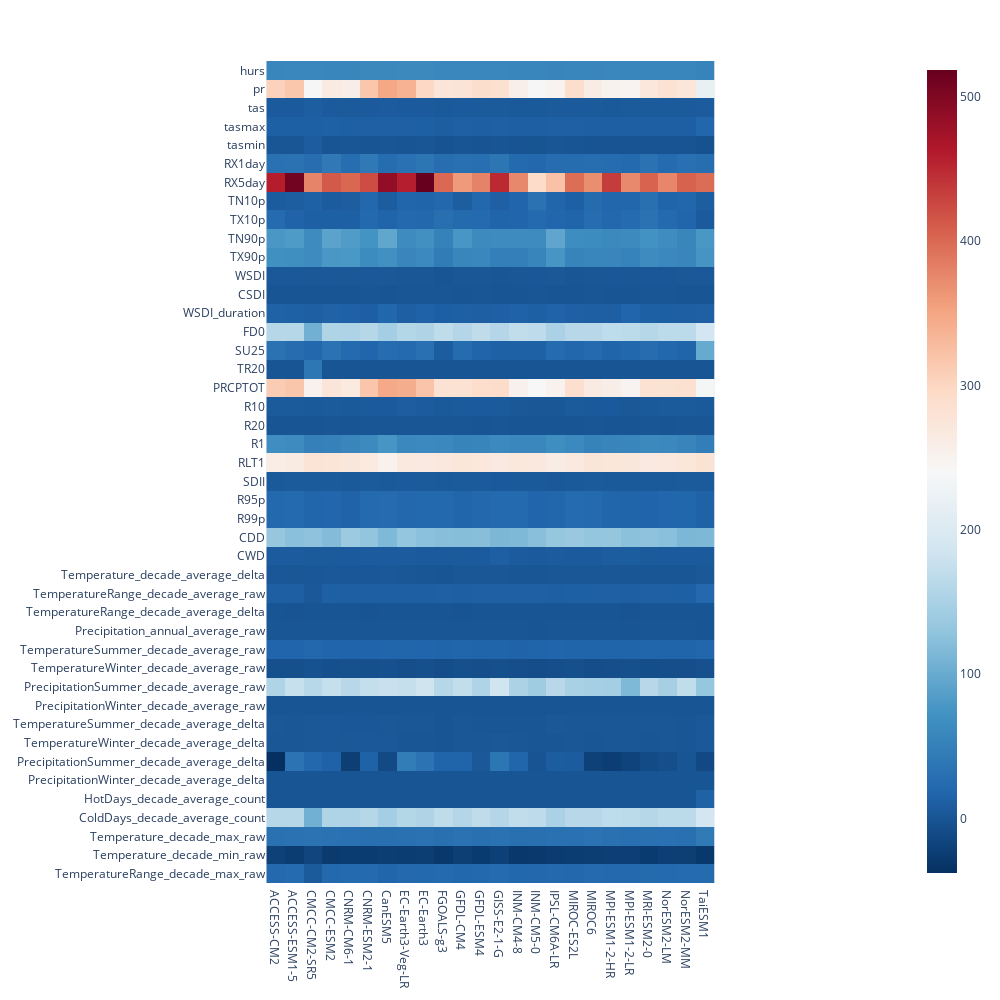
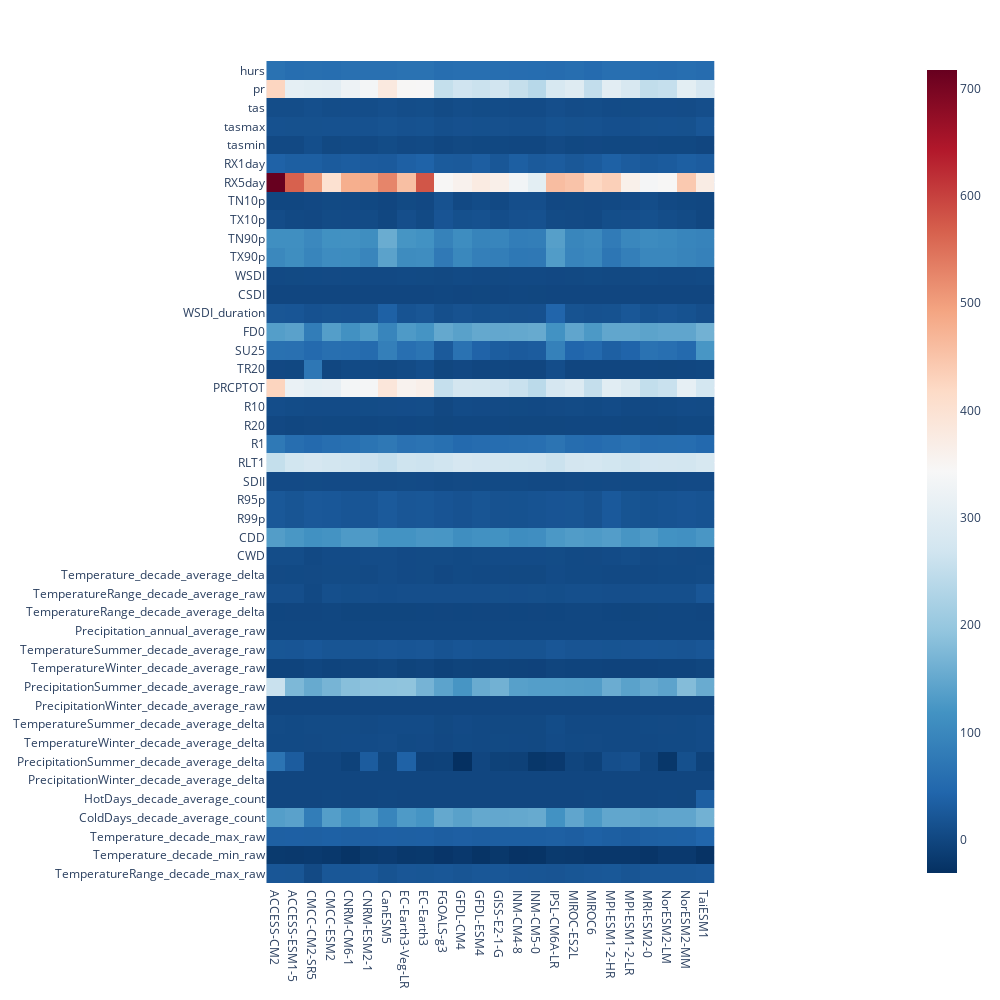

Notebook cell for these charts, in order:
### Code cell
fig = px.imshow(df_245_intensity.transpose(), color_continuous_scale='RdBu_r')
fig.update_layout(height = 1000, width = 1000)
fig.write_image('output_plots_combined/Model_intensity_245.png')
fig.show()

fig = px.imshow(df_585_intensity.transpose(),color_continuous_scale='RdBu_r')
fig.update_layout(height = 1000, width = 1000)
fig.write_image('output_plots_combined/Model_intensity_585.png')
fig.show()

### Figure 1 — Plotly figure (JSON) as saved in the notebook; plotly's stock layout.template omitted (floating-point values rounded to 4 significant figures; data arrays with more than 128 entries replaced by an {"elided": "..."} marker saying what was removed)
{"data": [{"coloraxis": "coloraxis", "hovertemplate": "x: %{x}<br>y: %{y}<br>color: %{z}<extra></extra>", "name": "0", "type": "heatmap", "x": ["ACCESS-CM2", "ACCESS-ESM1-5", "CMCC-CM2-SR5", "CMCC-ESM2", "CNRM-CM6-1", "CNRM-ESM2-1", "CanESM5", "EC-Earth3-Veg-LR", "EC-Earth3", "FGOALS-g3", "GFDL-CM4", "GFDL-ESM4", "GISS-E2-1-G", "INM-CM4-8", "INM-CM5-0", "IPSL-CM6A-LR", "MIROC-ES2L", "MIROC6", "MPI-ESM1-2-HR", "MPI-ESM1-2-LR", "MRI-ESM2-0", "NorESM2-LM", "NorESM2-MM", "TaiESM1"], "xaxis": "x", "y": ["hurs", "pr", "tas", "tasmax", "tasmin", "RX1day", "RX5day", "TN10p", "TX10p", "TN90p", "TX90p", "WSDI", "CSDI", "WSDI_duration", "FD0", "SU25", "TR20", "PRCPTOT", "R10", "R20", "R1", "RLT1", "SDII", "R95p", "R99p", "CDD", "CWD", "Temperature_decade_average_delta", "TemperatureRange_decade_average_raw", "TemperatureRange_decade_average_delta", "Precipitation_annual_average_raw", "TemperatureSummer_decade_average_raw", "TemperatureWinter_decade_average_raw", "PrecipitationSummer_decade_average_raw", "PrecipitationWinter_decade_average_raw", "TemperatureSummer_decade_average_delta", "TemperatureWinter_decade_average_delta", "PrecipitationSummer_decade_average_delta", "PrecipitationWinter_decade_average_delta", "HotDays_decade_average_count", "ColdDays_decade_average_count", "Temperature_decade_max_raw", "Temperature_decade_min_raw", "TemperatureRange_decade_max_raw"], "yaxis": "y", "z": {"elided": "44x24 float values"}}], "layout": {"coloraxis": {"colorscale": [[0, "rgb(5,48,97)"], [0.1, "rgb(33,102,172)"], [0.2, "rgb(67,147,195)"], [0.3, "rgb(146,197,222)"], [0.4, "rgb(209,229,240)"], [0.5, "rgb(247,247,247)"], [0.6, "rgb(253,219,199)"], [0.7, "rgb(244,165,130)"], [0.8, "rgb(214,96,77)"], [0.9, "rgb(178,24,43)"], [1, "rgb(103,0,31)"]]}, "height": 1000, "margin": {"t": 60}, "width": 1000, "xaxis": {"anchor": "y", "constrain": "domain", "domain": [0, 1], "scaleanchor": "y"}, "yaxis": {"anchor": "x", "autorange": "reversed", "constrain": "domain", "domain": [0, 1]}}}

### Figure 2 — Plotly figure (JSON) as saved in the notebook; plotly's stock layout.template omitted (floating-point values rounded to 4 significant figures; data arrays with more than 128 entries replaced by an {"elided": "..."} marker saying what was removed)
{"data": [{"coloraxis": "coloraxis", "hovertemplate": "x: %{x}<br>y: %{y}<br>color: %{z}<extra></extra>", "name": "0", "type": "heatmap", "x": ["ACCESS-CM2", "ACCESS-ESM1-5", "CMCC-CM2-SR5", "CMCC-ESM2", "CNRM-CM6-1", "CNRM-ESM2-1", "CanESM5", "EC-Earth3-Veg-LR", "EC-Earth3", "FGOALS-g3", "GFDL-CM4", "GFDL-ESM4", "GISS-E2-1-G", "INM-CM4-8", "INM-CM5-0", "IPSL-CM6A-LR", "MIROC-ES2L", "MIROC6", "MPI-ESM1-2-HR", "MPI-ESM1-2-LR", "MRI-ESM2-0", "NorESM2-LM", "NorESM2-MM", "TaiESM1"], "xaxis": "x", "y": ["hurs", "pr", "tas", "tasmax", "tasmin", "RX1day", "RX5day", "TN10p", "TX10p", "TN90p", "TX90p", "WSDI", "CSDI", "WSDI_duration", "FD0", "SU25", "TR20", "PRCPTOT", "R10", "R20", "R1", "RLT1", "SDII", "R95p", "R99p", "CDD", "CWD", "Temperature_decade_average_delta", "TemperatureRange_decade_average_raw", "TemperatureRange_decade_average_delta", "Precipitation_annual_average_raw", "TemperatureSummer_decade_average_raw", "TemperatureWinter_decade_average_raw", "PrecipitationSummer_decade_average_raw", "PrecipitationWinter_decade_average_raw", "TemperatureSummer_decade_average_delta", "TemperatureWinter_decade_average_delta", "PrecipitationSummer_decade_average_delta", "PrecipitationWinter_decade_average_delta", "HotDays_decade_average_count", "ColdDays_decade_average_count", "Temperature_decade_max_raw", "Temperature_decade_min_raw", "TemperatureRange_decade_max_raw"], "yaxis": "y", "z": {"elided": "44x24 float values"}}], "layout": {"coloraxis": {"colorscale": [[0, "rgb(5,48,97)"], [0.1, "rgb(33,102,172)"], [0.2, "rgb(67,147,195)"], [0.3, "rgb(146,197,222)"], [0.4, "rgb(209,229,240)"], [0.5, "rgb(247,247,247)"], [0.6, "rgb(253,219,199)"], [0.7, "rgb(244,165,130)"], [0.8, "rgb(214,96,77)"], [0.9, "rgb(178,24,43)"], [1, "rgb(103,0,31)"]]}, "height": 1000, "margin": {"t": 60}, "width": 1000, "xaxis": {"anchor": "y", "constrain": "domain", "domain": [0, 1], "scaleanchor": "y"}, "yaxis": {"anchor": "x", "autorange": "reversed", "constrain": "domain", "domain": [0, 1]}}}
